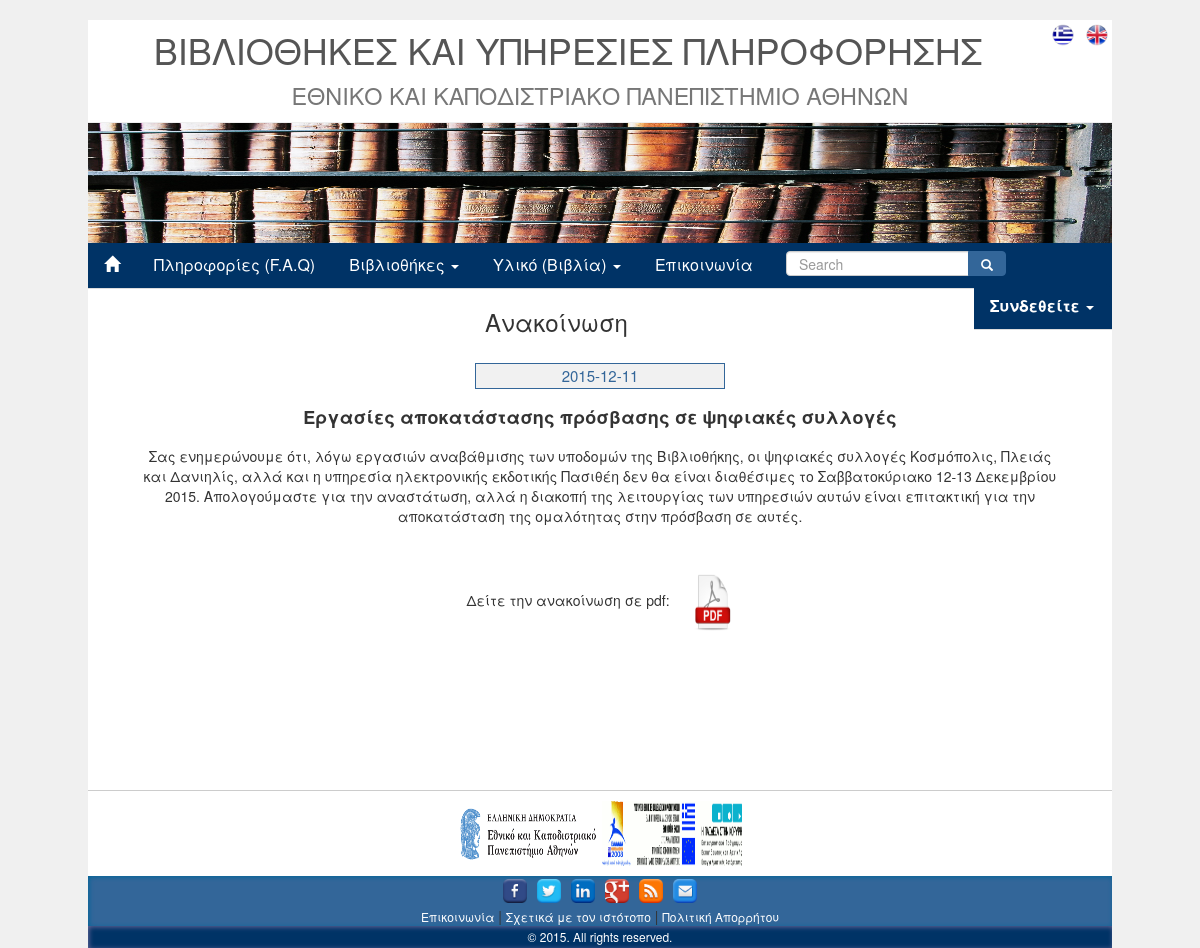
Screenshot of /announcementpage.php?id=2 with the database file from the repository.
### tables this page shows
CREATE TABLE `Announcements` (
  `idAnnouncements` int(11) NOT NULL AUTO_INCREMENT,
  `title` varchar(200) NOT NULL,
  `word` varchar(2000) NOT NULL,
  `date` date NOT NULL,
  PRIMARY KEY (`idAnnouncements`),
  UNIQUE KEY `idAnnouncements_UNIQUE` (`idAnnouncements`)
);

### announcementpage.php (the view, shortened to what this page needs)
<!DOCTYPE html>
<html>
    <head>
        <link rel="stylesheet" href="http://maxcdn.bootstrapcdn.com/bootstrap/3.3.5/css/bootstrap.min.css">
        <link rel="stylesheet" href="assets/css/index.css">
        <link rel="stylesheet" href="assets/css/header.css">
        <link rel="stylesheet" href="assets/css/footer.css">
        <link rel="stylesheet" href="assets/css/announcementpage.css">
    </head>
    <body>
      <?php
          $id=$_GET['id'];
          include 'connect.php';
          $query = 'SELECT * FROM Announcements WHERE idAnnouncements="'.$id.'"';
          $results = mysqli_query($link,$query) or die ("Query failed");
          $row=mysqli_fetch_object($results);
      ?>
        <div id="container">
            <div id="headerfile"> <?php include 'header.php' ?></div>
            <div class="ann">
                <center>
                  <?php
                    echo '
                    <h3> Ανακοίνωση </h3>
                    <p class="date"> '.$row->date.' </p>
                    <h4> <b>'.$row->title.'</b></h4>
                    <p>
                        '.$row->word.'
                    </p>
                    <p class="pdf_view"> Δείτε την ανακοίνωση σε pdf: <img class="pdf_download_icon" src="assets/img/pdf_icon.png"/> </p>';
                  ?>
                </center>
            </div>
        </div>
        <div id="footerfile"> <?php include 'footer.php' ?></div>
    </body>
</html>

### assets/css/index.css (style rules this page uses)
html,body { background-color: #f0f0f0; height: 100%; }
#container { background-color: #fff; width: 1024px; margin: auto; min-height: 100%; height: auto; margin: 0 auto -30px; padding: 0 0 30px; }
#headerfile { width: auto; }
#footerfile { width: 1024px; margin: auto; }

### assets/css/announcementpage.css (style rules this page uses)
.ann { margin-left: 5%; margin-right: 5%; margin-bottom: 5%; }
.ann h3, .ann h4 { text-align: center; }
.ann h3 { margin-bottom: 3%; }
.ann h4 { margin-bottom: 2%; }
.ann .date { font-size: 15px; color: #336699; background-color: #f1f1f1; padding: 1px; border: 1px solid #336699; width: 250px; margin-bottom: 2%; }
.ann .pdf_view { margin-top: 5%; }
.ann .pdf_download_icon { width: 60px; height: 60px; cursor: pointer; padding-left: 20px; }

### rows the page displays
announcements: date "2015-12-11", title "Εργασίες αποκατάστασης πρόσβασης σε ψηφιακές συλλογές", word "Σας ενημερώνουμε ότι, λόγω εργασιών αναβάθμισης των υποδομών της Βιβλιοθήκης, οι ψηφιακές συλλογές Κοσμόπολις, Πλειάς και Δανιηλίς, αλλά και η υπηρεσία ηλεκτρονικής εκδοτικής Πασιθέη δεν θα είναι διαθέσιμες το Σαββατοκύριακο 12-13 Δεκεμβρίου 2015. Απολογούμαστε για την αναστάτωση, αλλά η διακοπή της λειτουργίας των υπηρεσιών αυτών είναι επιτακτική για την αποκατάσταση της ομαλότητας στην πρόσβαση σε αυτές."
